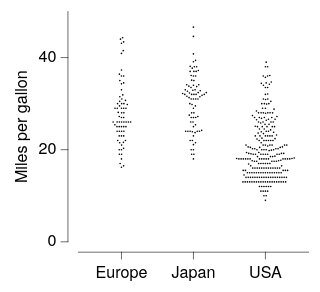

Vega-Lite specification stored for this chart:
### Vega-Lite specification from a JSON file in a GitHub repository (floating-point values rounded to 4 significant figures; data arrays with more than 128 entries replaced by an {"elided": "..."} marker saying what was removed)
{"background": null, "config": {"arc": {"fill": "#DBDBDB", "fillOpacity": 1.0, "innerRadius": 25.0, "padAngle": 0.03, "stroke": "black", "strokeOpacity": 1, "strokeWidth": 0.25}, "area": {"fill": "#DBDBDB", "fillOpacity": 1.0, "stroke": "black", "strokeOpacity": 1, "strokeWidth": 0.25}, "axis": {"domain": true, "domainCap": "round", "domainColor": "black", "domainWidth": 0.25, "grid": false, "gridCap": "round", "gridColor": "#F1F1F1", "gridDash": [0, 0], "gridOpacity": 1.0, "gridWidth": 0.25, "labelColor": "black", "labelFont": "HelveticaNeue", "labelFontSize": 7, "labelFontStyle": "normal", "labelFontWeight": 400, "offset": 4.5, "ticks": true, "tickCap": "round", "tickColor": "black", "tickRound": false, "tickSize": 3, "tickWidth": 0.25, "titleColor": "black", "titleFont": "HelveticaNeue", "titleFontSize": 7, "titleFontStyle": "normal", "titleFontWeight": 400}, "axisX": {"domain": true, "labelAlign": "center", "labelAngle": 0, "labels": true, "ticks": true, "translate": 0}, "axisY": {"domain": true, "labelAlign": "right", "labelAngle": 0, "labels": true, "ticks": true, "translate": 0}, "axisRight": {"domain": true, "labelAlign": "left", "labelAngle": 0, "labels": true, "ticks": true, "translate": 0}, "axisTop": {"domain": true, "labelAlign": "center", "labelAngle": 0, "labels": true, "ticks": true, "translate": 0}, "axisBand": {"tickOffset": 0}, "bar": {"fill": "#DBDBDB", "fillOpacity": 1.0, "stroke": "black", "strokeOpacity": 1, "strokeWidth": 0.25}, "boxplot": {"size": 9.0, "ticks": {"cornerRadius": 0.25, "fill": "black", "size": 4.5, "thickness": 0.25}, "box": {"fillOpacity": 1.0, "stroke": "black", "strokeOpacity": 1, "strokeWidth": 0.25}, "median": {"fill": "black", "fillOpacity": 1.0, "size": 9.0, "thickness": 0.25}, "rule": {"fill": "black", "fillOpacity": 1.0, "size": 10.0, "stroke": "black", "strokeDash": [0, 0], "strokeOpacity": 1, "strokeWidth": 0.25}, "outliers": {"color": "black", "fill": "black", "fillOpacity": 1.0, "size": 0, "stroke": "black", "strokeOpacity": 1, "strokeWidth": 0.25}}, "circle": {"fill": "black", "fillOpacity": 1.0, "size": 0.5, "stroke": null, "strokeOpacity": 1, "strokeWidth": 0.25}, "errorband": {"band": {"fillOpacity": 0.6, "stroke": null, "strokeWidth": 0.25, "strokeOpacity": 1}, "borders": {"opacity": 0, "strokeOpacity": 0.25, "strokeWidth": 1}}, "errorbar": {"opacity": 1, "rule": {"strokeDash": [0, 0], "strokeWidth": 0.5}, "ticks": {"color": "black", "cornerRadius": 0.25, "opacity": 1, "size": 6.0, "thickness": 0.5}, "thickness": 0.5}, "font": "HelveticaNeue", "geoshape": {"fill": "#DBDBDB", "fillOpacity": 1.0, "stroke": "black", "strokeOpacity": 1, "strokeWidth": 0.25}, "header": {"labelColor": "black", "labelFont": "HelveticaNeue", "labelFontSize": 7, "labelFontStyle": "normal", "labelFontWeight": 400, "titleColor": "black", "titleFont": "HelveticaNeue", "titleFontSize": 7, "titleFontStyle": "normal", "titleFontWeight": 400, "titlePadding": 0}, "legend": {"disable": false, "offset": 4.5, "gradientLength": 50.0, "gradientThickness": 5.0, "gradientOpacity": 1.0, "gradientStrokeColor": "black", "gradientStrokeWidth": 0.25, "labelColor": "black", "labelFont": "HelveticaNeue", "labelFontSize": 7, "labelFontStyle": "normal", "labelFontWeight": 400, "strokeColor": "black", "strokeWidth": 0, "symbolSize": 42, "symbolStrokeColor": "black", "symbolStrokeWidth": 0.25, "titleColor": "black", "titleFont": "HelveticaNeue", "titleFontSize": 7, "titleFontStyle": "normal", "titleFontWeight": 400}, "line": {"color": "black", "stroke": "black", "strokeCap": "round", "strokeDash": [0, 0], "strokeOpacity": 1, "strokeWidth": 0.375}, "point": {"filled": true, "fill": "#DBDBDB", "fillOpacity": 1.0, "size": 5.0, "stroke": "black", "strokeOpacity": 1, "strokeWidth": 0.25}, "range": {"category": ["#C6D9F1", "#F1C9CB", "#FEF0B9", "#CEE37A", "#7AA8E0", "#E589A3", "#FDDD5D", "#68B961", "#4177B1", "#C35082", "#E5C227", "#438156"], "diverging": {"scheme": ["#C35082", "#CE6D94", "#D989A7", "#E2A4BA", "#EABFCE", "#F1DBE2", "#F6F6F6", "#D7E0EB", "#B9CBE0", "#9BB6D5", "#7DA1C9", "#5F8CBD", "#4177B1"]}, "heatmap": {"scheme": ["#DFE9F7", "#C6D9F1", "#ADC8EC", "#94B8E6", "#7AA8E0", "#6097DA", "#4D87CA", "#4177B1", "#386898", "#2F597F", "#264A69", "#1D3A58"]}, "ordinal": {"scheme": ["#F1F1F1", "#DBDBDB", "#C6C6C6", "#B2B2B2", "#9D9D9D", "#898989", "#767676", "#636363", "#515151", "#404040", "#2F2F2F", "#1F1F1F"]}, "ramp": {"scheme": ["#DFE9F7", "#C6D9F1", "#ADC8EC", "#94B8E6", "#7AA8E0", "#6097DA", "#4D87CA", "#4177B1", "#386898", "#2F597F", "#264A69", "#1D3A58"]}}, "rule": {"color": "black", "stroke": "black", "strokeCap": "round", "strokeDash": [2, 2], "strokeOpacity": 1, "strokeWidth": 0.25}, "scale": {"bandPaddingInner": 0.1, "bandPaddingOuter": 0.1, "round": false}, "rect": {"fill": "#DBDBDB", "fillOpacity": 1.0, "stroke": "black", "strokeOpacity": 1, "strokeWidth": 0.25}, "square": {"fill": "#DBDBDB", "fillOpacity": 1.0, "size": 10.0, "stroke": "black", "strokeOpacity": 1, "strokeWidth": 0.25}, "text": {"color": "black", "font": "HelveticaNeue", "fontSize": 7, "fontStyle": "normal", "fontWeight": 400}, "title": {"anchor": "middle", "frame": "group", "color": "black", "font": "HelveticaNeue", "fontSize": 7, "fontStyle": "normal", "fontWeight": 400, "subtitleColor": "black", "subtitleFont": "HelveticaNeue", "subtitleFontSize": "HelveticaNeue", "subtitleFontStyle": "normal", "subtitleFontWeight": 400}, "view": {"continuousWidth": 100, "continuousHeight": 100, "discreteWidth": 100, "discreteHeight": 100, "fill": null, "stroke": null, "strokeWidth": 0.25}}, "data": {"name": "data-e3eced9a19a526e2b46e3557233cc953"}, "mark": {"type": "circle"}, "encoding": {"x": {"field": "Origin", "title": null, "type": "nominal"}, "xOffset": {"field": "beeswarm_x", "type": "quantitative"}, "y": {"field": "Miles_per_Gallon", "title": "Miles per gallon", "type": "quantitative"}}, "$schema": "https://vega.github.io/schema/vega-lite/v6.4.1.json", "datasets": {"data-e3eced9a19a526e2b46e3557233cc953": {"elided": "398 records"}}}
